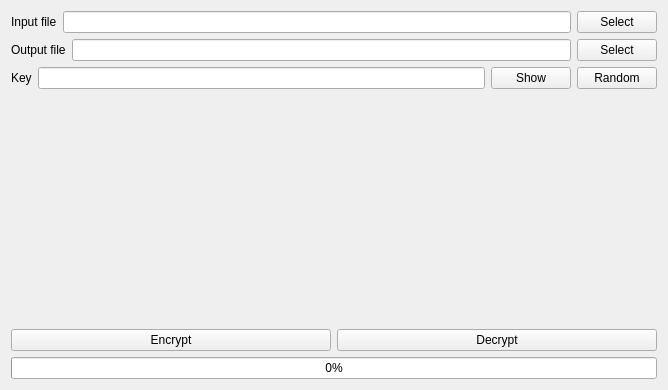
<?xml version="1.0" encoding="UTF-8"?>
<ui version="4.0">
 <class>Form</class>
 <widget class="QWidget" name="Form">
  <property name="geometry">
   <rect>
    <x>0</x>
    <y>0</y>
    <width>668</width>
    <height>390</height>
   </rect>
  </property>
  <property name="windowTitle">
   <string>RC4</string>
  </property>
  <layout class="QVBoxLayout" name="verticalLayout">
   <item>
    <layout class="QHBoxLayout" name="horizontalLayout">
     <item>
      <widget class="QLabel" name="label">
       <property name="text">
        <string>Input file</string>
       </property>
      </widget>
     </item>
     <item>
      <widget class="QLineEdit" name="inputFile"/>
     </item>
     <item>
      <widget class="QPushButton" name="pbSelectInputFile">
       <property name="text">
        <string>Select</string>
       </property>
      </widget>
     </item>
    </layout>
   </item>
   <item>
    <layout class="QHBoxLayout" name="horizontalLayout_2">
     <item>
      <widget class="QLabel" name="label_2">
       <property name="text">
        <string>Output file</string>
       </property>
      </widget>
     </item>
     <item>
      <widget class="QLineEdit" name="outputFile"/>
     </item>
     <item>
      <widget class="QPushButton" name="pbSelectOutputFile">
       <property name="text">
        <string>Select</string>
       </property>
      </widget>
     </item>
    </layout>
   </item>
   <item>
    <layout class="QHBoxLayout" name="horizontalLayout_3">
     <item>
      <widget class="QLabel" name="label_3">
       <property name="text">
        <string>Key</string>
       </property>
      </widget>
     </item>
     <item>
      <widget class="QLineEdit" name="key"/>
     </item>
     <item>
      <widget class="QPushButton" name="pbShowKey">
       <property name="text">
        <string>Show</string>
       </property>
      </widget>
     </item>
     <item>
      <widget class="QPushButton" name="pbRandomKey">
       <property name="text">
        <string>Random</string>
       </property>
      </widget>
     </item>
    </layout>
   </item>
   <item>
    <layout class="QHBoxLayout" name="horizontalLayout_4">
     <item>
      <spacer name="verticalSpacer">
       <property name="orientation">
        <enum>Qt::Vertical</enum>
       </property>
       <property name="sizeHint" stdset="0">
        <size>
         <width>20</width>
         <height>40</height>
        </size>
       </property>
      </spacer>
     </item>
    </layout>
   </item>
   <item>
    <layout class="QHBoxLayout" name="horizontalLayout_5"/>
   </item>
   <item>
    <layout class="QHBoxLayout" name="horizontalLayout_8">
     <item>
      <widget class="QPushButton" name="pbEncrypt">
       <property name="text">
        <string>Encrypt</string>
       </property>
      </widget>
     </item>
     <item>
      <widget class="QPushButton" name="pbDecrypt">
       <property name="text">
        <string>Decrypt</string>
       </property>
      </widget>
     </item>
    </layout>
   </item>
   <item>
    <widget class="QProgressBar" name="progressBar">
     <property name="value">
      <number>0</number>
     </property>
    </widget>
   </item>
  </layout>
 </widget>
 <resources/>
 <connections/>
</ui>
